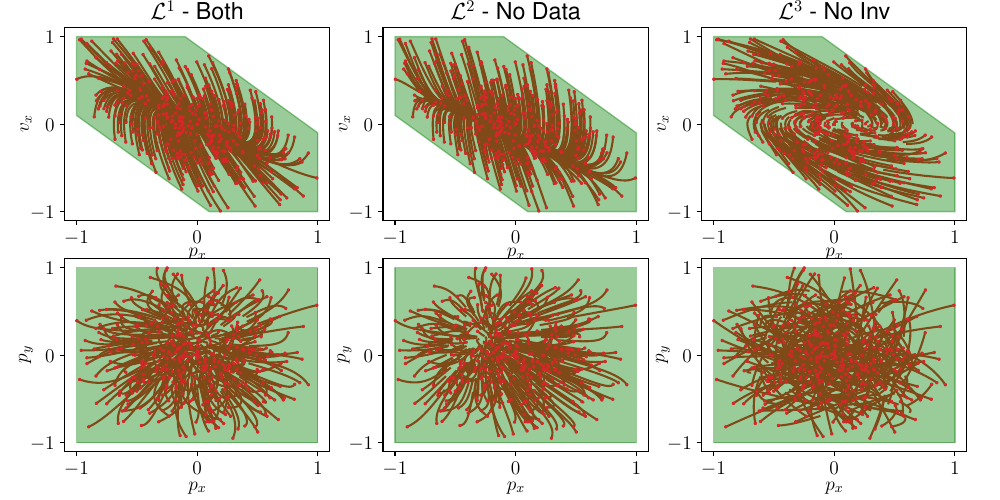

This chart was generated by the following Python code:
import jax
import jax.numpy as jnp
import numpy as onp
import immrax as irx
import matplotlib.pyplot as plt
from xydoubleintegrator import XYDoubleIntegrator
from pypoman import compute_polytope_vertices, plot_polygon, project_polytope

N = 500

S = jnp.array([
    [1, 0, 0, 0],
    [0, 1, 0, 0],
    [0, 0, 1, 0],
    [0, 0, 0, 1],
    [1., 0., 1., 0.],
    [0., 1., 0., 1.],
])
s = irx.icentpert(jnp.zeros(6), [1., 1., 1., 1., 0.9, 0.9])

Sp = jnp.linalg.pinv(S)
mc_x0s = ([email redacted].gen_ics(s, N).T).T

plt.rcParams.update({
    "text.usetex": True,
    "font.family": "Helvetica",
    "font.size": 14
})
fig, axs = plt.subplots(2, 3, figsize=(10,5), dpi=100)
fig.tight_layout()
fig.subplots_adjust(hspace=0.2, wspace=0.2)

H = onp.vstack((-S,S))
b = onp.concatenate((-s.lower,s.upper))
E = onp.array([
    [1, 0, 0, 0],
    [0, 0, 1, 0]
])
P1 = project_polytope((E, onp.zeros(2)), (H, b))
E = onp.array([
    [1, 0, 0, 0],
    [0, 1, 0, 0]
])
P2 = project_polytope((E, onp.zeros(2)), (H, b))

titles = ['$\\mathcal{L}^1$ - Both', '$\\mathcal{L}^2$ - No Data', '$\\mathcal{L}^3$ - No Inv']

for j, model in enumerate(['100r100r2-final_both', '100r100r2-final_nodata', '100r100r2-final_noinv']) :
    sys = XYDoubleIntegrator()
    net = irx.NeuralNetwork('models/' + model)
    clsys = irx.NNCSystem(sys, net)

    def w_map (t, x) :
        return jax.random.uniform(jax.random.PRNGKey(0), (2,), float, -0.1, 0.1)

    def compute_traj (x0) :
        traj = jax.lax.cond(jnp.logical_or(jnp.any(S@x0 > s.upper), jnp.any(S@x0 < s.lower)), 
                            lambda : clsys.compute_trajectory(0., 1., jnp.zeros(4), (w_map,), 0.0005, solver='tsit5'), 
                            lambda : clsys.compute_trajectory(0., 1., x0, (w_map,), 0.0005, solver='tsit5'))
        return traj

    mc_traj = jax.vmap(compute_traj)(mc_x0s)
    tfinite = jnp.isfinite(mc_traj.ts[0,:])
    ones = jnp.ones((1,len(tfinite)))

    num_violations = 0
    for i in range(len(mc_x0s)) :
        axs[0,j].plot(mc_traj.ys[i,tfinite,0], mc_traj.ys[i,tfinite,2], color='tab:red', zorder=1)
        axs[0,j].scatter(mc_traj.ys[i,0,0], mc_traj.ys[i,0,2], s=2., color='tab:red', zorder=2)
        axs[1,j].plot(mc_traj.ys[i,tfinite,0], mc_traj.ys[i,tfinite,1], color='tab:red', zorder=1)
        axs[1,j].scatter(mc_traj.ys[i,0,0], mc_traj.ys[i,0,1], s=2., color='tab:red', zorder=2)
        if (jnp.any(S@(mc_traj.ys[i].T) >= s.upper.reshape(-1,1)@ones) or jnp.any(S@(mc_traj.ys[i].T) <= s.lower.reshape(-1,1)@ones)) :
            print('Constraint violated')
            num_violations += 1
    axs[0,j].set_title(titles[j])
    axs[0,j].set_xlim(-1.1, 1.1); axs[0,j].set_ylim(-1.1, 1.1)
    axs[0,j].set_xlabel(r'$p_x$', labelpad=-4)
    axs[0,j].set_ylabel(r'$v_x$', labelpad=-2)
    plt.sca(axs[0,j])
    plot_polygon(P1)
    plt.sca(axs[1,j])
    axs[1,j].set_xlim(-1.1, 1.1); axs[1,j].set_ylim(-1.1, 1.1) 
    axs[1,j].set_xlabel(r'$p_x$', labelpad=-2)
    axs[1,j].set_ylabel(r'$p_y$', labelpad=-2)
    plot_polygon(P2)

fig.savefig('compare.pdf')
plt.show()